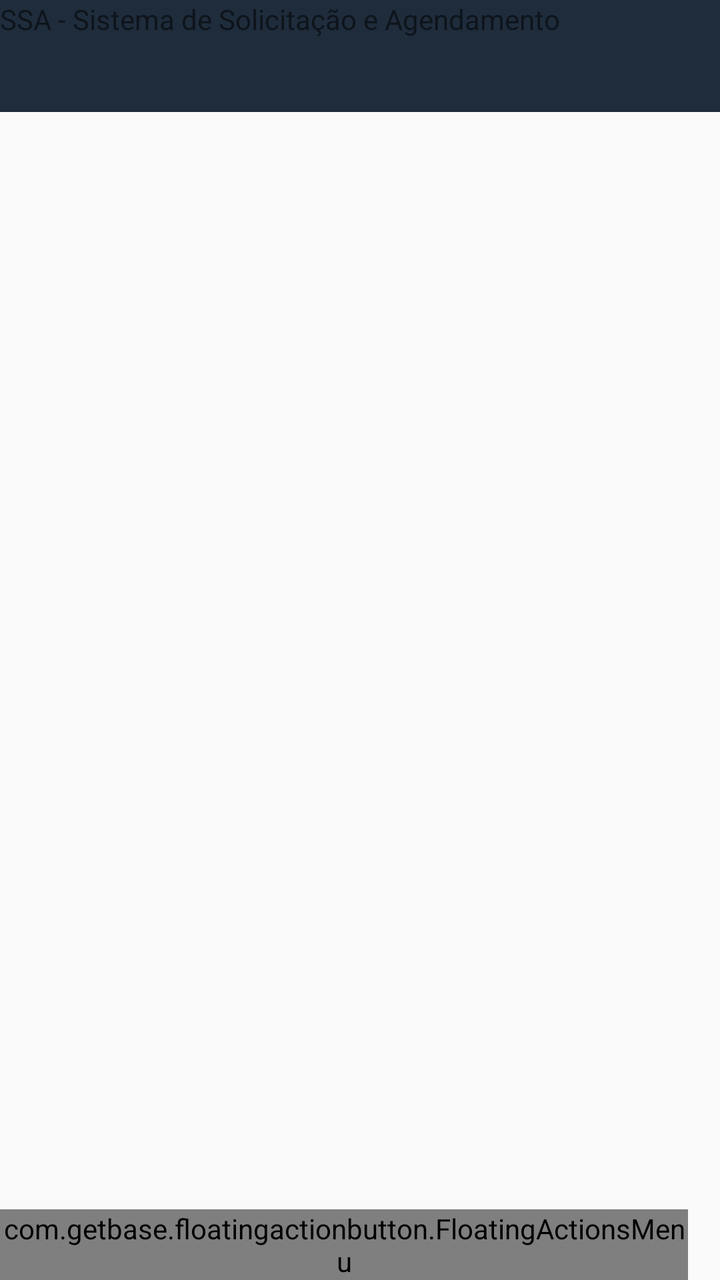
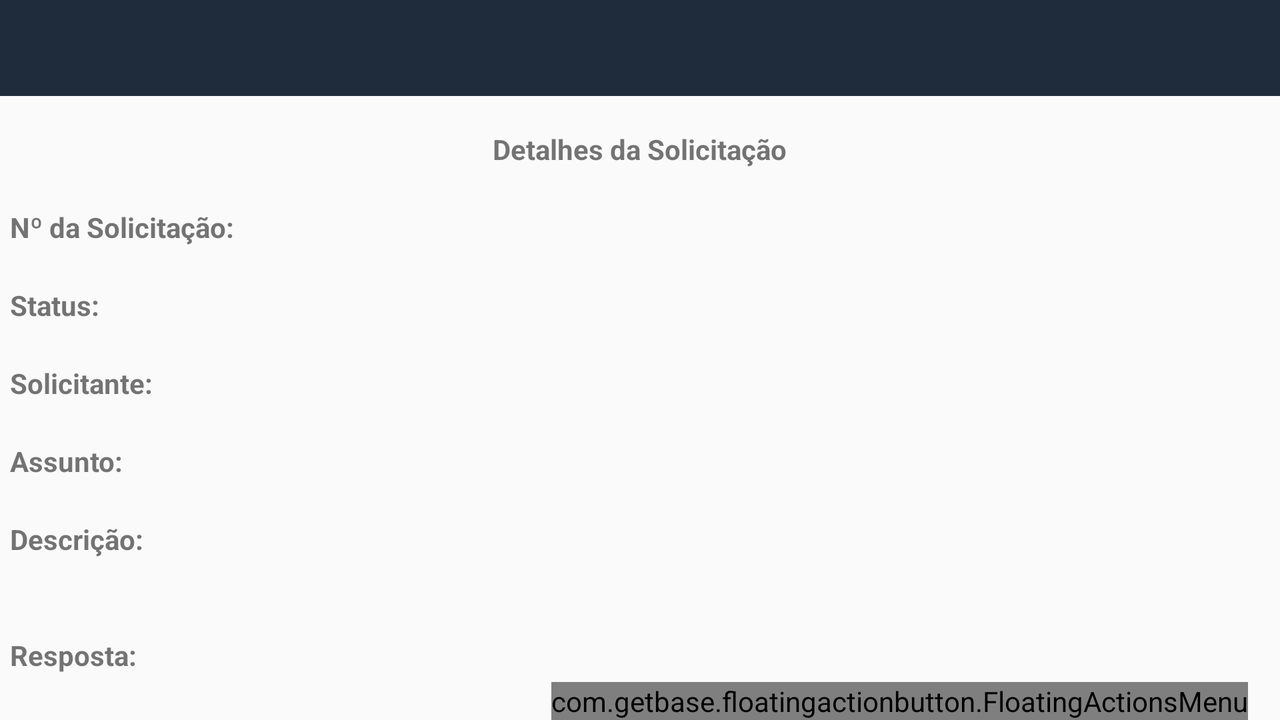

Two renders of one Android screen. The first uses the default layout on a phone; the second uses the alternative layout the repository ships for a different screen configuration, on a matching device. The two XML files are below.
<!-- AndroidManifest.xml: activity theme AppTheme.NoActionBar -->
<!-- res/layout/activity_solicitacao_detail.xml -->
<?xml version="1.0" encoding="utf-8"?>
<RelativeLayout
    xmlns:android="http://schemas.android.com/apk/res/android"
    xmlns:app="http://schemas.android.com/apk/res-auto"
    android:layout_width="match_parent"
    android:layout_height="match_parent">

    <android.support.design.widget.AppBarLayout
        android:layout_height="wrap_content"
        android:layout_width="match_parent"
        android:theme="@style/AppTheme.AppBarOverlay">

        <android.support.v7.widget.Toolbar
            android:id="@+id/toolbar"
            android:layout_width="match_parent"
            android:layout_height="?attr/actionBarSize"
            android:background="@color/blue"
            app:popupTheme="@style/AppTheme.PopupOverlay" />

    </android.support.design.widget.AppBarLayout>

        <TextView
            android:id="@+id/label_id_solicitacao"
            android:layout_width="wrap_content"
            android:layout_height="match_parent"
            android:text="@string/app_name"
            />

    <include layout="@layout/fab_menu"/>

</RelativeLayout>
<!-- res/layout/fab_menu.xml (included above) -->
<?xml version="1.0" encoding="utf-8"?>
<RelativeLayout
    android:id="@+id/layout_fab_menu"
    xmlns:android="http://schemas.android.com/apk/res/android"
    android:layout_width="match_parent"
    android:layout_height="wrap_content"
    android:descendantFocusability="blocksDescendants"
    xmlns:app="http://schemas.android.com/apk/res-auto">


    <com.getbase.floatingactionbutton.FloatingActionsMenu
        android:id="@+id/multiple_actions"
        android:layout_width="wrap_content"
        android:layout_height="wrap_content"
        android:layout_alignParentBottom="true"
        android:layout_alignParentRight="true"
        android:layout_alignParentEnd="true"
        app:fab_addButtonColorNormal="@color/white"
        app:fab_addButtonColorPressed="@color/white_pressed"
        app:fab_addButtonPlusIconColor="@color/half_black"
        app:fab_labelStyle="@style/menu_labels_style"
        android:layout_marginBottom="16dp"
        android:layout_marginRight="16dp"
        android:layout_marginEnd="16dp">

        <com.getbase.floatingactionbutton.FloatingActionButton
            android:id="@+id/action_new_solicitacao"
            android:layout_width="wrap_content"
            android:layout_height="wrap_content"
            app:fab_colorNormal="@color/white"
            app:fab_title="Nova Solicitação"
            app:fab_colorPressed="@color/white_pressed" />

        <com.getbase.floatingactionbutton.FloatingActionButton
            android:id="@+id/action_a"
            android:layout_width="wrap_content"
            android:layout_height="wrap_content"
            android:onClick="finish"
            app:fab_colorNormal="@color/white"
            app:fab_title="Sair"
            app:fab_colorPressed="@color/white_pressed" />

        <com.getbase.floatingactionbutton.FloatingActionButton
            android:id="@+id/action_b"
            android:layout_width="wrap_content"
            android:layout_height="wrap_content"
            app:fab_colorNormal="@color/white"
            app:fab_title="Ir para site unifor"
            app:fab_colorPressed="@color/white_pressed" />

    </com.getbase.floatingactionbutton.FloatingActionsMenu>

</RelativeLayout>
<!-- resources referenced by this layout -->
<resources>
  <color name="blue">#1f2c3c</color>
  <color name="half_black">#808080</color>
  <color name="white">#ffffff</color>
  <color name="white_pressed">#f1f1f1</color>
  <string name="app_name">SSA - Sistema de Solicitação e Agendamento</string>
  <style name="AppTheme.AppBarOverlay" parent="ThemeOverlay.AppCompat.Dark.ActionBar" />
  <style name="AppTheme.PopupOverlay" parent="ThemeOverlay.AppCompat.Light" />
  <style name="menu_labels_style">
          <item name="android:background">@drawable/fab_label_background</item>
          <item name="android:textColor">@color/white</item>
      </style>
  <style name="AppTheme.NoActionBar">
          <item name="windowActionBar">false</item>
          <item name="windowNoTitle">true</item>
      </style>
</resources>
<!-- res/layout-land/activity_solicitacao_detail.xml (the author's variant of the layout above) -->
<!-- drawn on the phone turned sideways -->
<?xml version="1.0" encoding="utf-8"?>
<RelativeLayout
    xmlns:android="http://schemas.android.com/apk/res/android"
    xmlns:app="http://schemas.android.com/apk/res-auto"
    android:layout_width="match_parent"
    android:layout_height="match_parent">

    <android.support.design.widget.AppBarLayout
        android:layout_height="wrap_content"
        android:layout_width="match_parent"
        android:theme="@style/AppTheme.AppBarOverlay">

        <android.support.v7.widget.Toolbar
            android:id="@+id/toolbar"
            android:layout_width="match_parent"
            android:layout_height="?attr/actionBarSize"
            android:background="@color/blue"
            app:popupTheme="@style/AppTheme.PopupOverlay" />

    </android.support.design.widget.AppBarLayout>

    <include layout="@layout/content_detail_solicitacao"/>

    <include layout="@layout/fab_menu"/>

</RelativeLayout>
<!-- res/layout/content_detail_solicitacao.xml (included above) -->
<?xml version="1.0" encoding="utf-8"?>
<RelativeLayout
    xmlns:android="http://schemas.android.com/apk/res/android"
    android:layout_width="match_parent"
    android:layout_height="match_parent">

    <TextView
        android:id="@+id/label_detalhes_solicitacao"
        android:layout_width="wrap_content"
        android:layout_height="wrap_content"
        android:layout_centerHorizontal="true"
        android:paddingTop="65dp"
        android:text="@string/solicitacao_detail"
        android:textStyle="bold"/>

    <TextView
        android:id="@+id/label_id_solicitacao"
        android:layout_width="wrap_content"
        android:layout_height="wrap_content"
        android:layout_below="@+id/label_detalhes_solicitacao"
        android:paddingTop="20dp"
        android:layout_marginLeft="5dp"
        android:layout_marginStart="5dp"
        android:text="@string/label_num_solicitacao"
        android:textStyle="bold"/>

    <TextView
        android:id="@+id/txt_id_solicitacao"
        android:layout_width="wrap_content"
        android:layout_height="wrap_content"
        android:layout_marginLeft="120dp"
        android:layout_marginStart="120dp"
        android:layout_below="@+id/label_detalhes_solicitacao"
        android:paddingTop="20dp"/>

    <TextView
        android:id="@+id/label_status_solicitacao_detail"
        android:layout_width="wrap_content"
        android:layout_height="wrap_content"
        android:layout_below="@+id/label_id_solicitacao"
        android:paddingTop="20dp"
        android:layout_marginLeft="5dp"
        android:layout_marginStart="5dp"
        android:text="@string/label_status"
        android:textStyle="bold"/>

    <TextView
        android:id="@+id/txt_status_solicitacao_detail"
        android:layout_width="wrap_content"
        android:layout_height="wrap_content"
        android:layout_marginLeft="52dp"
        android:layout_marginStart="52dp"
        android:layout_below="@+id/label_id_solicitacao"
        android:paddingTop="20dp"/>

    <TextView
        android:id="@+id/label_solicitante_detail"
        android:layout_width="wrap_content"
        android:layout_height="wrap_content"
        android:layout_below="@id/label_status_solicitacao_detail"
        android:paddingTop="20dp"
        android:layout_marginLeft="5dp"
        android:layout_marginStart="5dp"
        android:text="@string/label_solicitante"
        android:textStyle="bold"/>

    <TextView
        android:id="@+id/txt_solicitante_detail"
        android:layout_width="wrap_content"
        android:layout_height="wrap_content"
        android:layout_marginLeft="80dp"
        android:layout_marginStart="80dp"
        android:layout_below="@id/label_status_solicitacao_detail"
        android:paddingTop="20dp"/>

    <TextView
        android:id="@+id/label_assunto_solicitacao_detail"
        android:layout_width="wrap_content"
        android:layout_height="wrap_content"
        android:layout_below="@+id/label_solicitante_detail"
        android:paddingTop="20dp"
        android:layout_marginLeft="5dp"
        android:layout_marginStart="5dp"
        android:text="@string/label_assunto_solicitacao"
        android:textStyle="bold"/>

    <TextView
        android:id="@+id/txt_assunto_solicitacao_detail"
        android:layout_width="wrap_content"
        android:layout_height="wrap_content"
        android:layout_marginLeft="63dp"
        android:layout_marginStart="63dp"
        android:layout_below="@id/label_solicitante_detail"
        android:paddingTop="20dp"/>


    <TextView
        android:id="@+id/label_dsc_solicitacao_detail"
        android:layout_width="wrap_content"
        android:layout_height="wrap_content"
        android:layout_below="@id/label_assunto_solicitacao_detail"
        android:paddingTop="20dp"
        android:layout_marginLeft="5dp"
        android:layout_marginStart="5dp"
        android:text="@string/label_dsc_solicitacao"
        android:textStyle="bold"/>

    <TextView
        android:id="@+id/txt_dsc_solicitacao_detail"
        android:layout_width="wrap_content"
        android:layout_height="wrap_content"
        android:layout_below="@id/label_dsc_solicitacao_detail"
        android:layout_marginLeft="5dp"
        android:layout_marginStart="5dp"
        android:layout_marginRight="21dp"
        android:layout_marginEnd="21dp"/>

    <TextView
        android:id="@+id/label_resposta_solicitacao_detail"
        android:layout_width="wrap_content"
        android:layout_height="wrap_content"
        android:paddingTop="20dp"
        android:layout_marginLeft="5dp"
        android:layout_marginStart="5dp"
        android:layout_below="@+id/txt_dsc_solicitacao_detail"
        android:text="@string/label_resposta_solicitacao"
        android:textStyle="bold"/>

    <TextView
        android:id="@+id/txt_resposta_solicitacao_detail"
        android:layout_width="wrap_content"
        android:layout_height="wrap_content"
        android:layout_below="@+id/label_resposta_solicitacao_detail"
        android:layout_marginLeft="5dp"
        android:layout_marginStart="5dp"
        android:layout_marginRight="21dp"
        android:layout_marginEnd="21dp" />

</RelativeLayout>
<!-- resources referenced by the variant -->
<!-- as the phone turned sideways resolves them -->
<resources>
  <color name="blue">#1f2c3c</color>
  <color name="half_black">#808080</color>
  <color name="white">#ffffff</color>
  <color name="white_pressed">#f1f1f1</color>
  <string name="label_assunto_solicitacao">Assunto: </string>
  <string name="label_dsc_solicitacao">Descrição: </string>
  <string name="label_num_solicitacao">Nº da Solicitação: </string>
  <string name="label_resposta_solicitacao">Resposta: </string>
  <string name="label_solicitante">Solicitante: </string>
  <string name="label_status">Status: </string>
  <string name="solicitacao_detail">Detalhes da Solicitação</string>
  <style name="AppTheme.AppBarOverlay" parent="ThemeOverlay.AppCompat.Dark.ActionBar" />
  <style name="AppTheme.PopupOverlay" parent="ThemeOverlay.AppCompat.Light" />
  <style name="menu_labels_style">
          <item name="android:background">@drawable/fab_label_background</item>
          <item name="android:textColor">@color/white</item>
      </style>
  <style name="AppTheme.NoActionBar">
          <item name="windowActionBar">false</item>
          <item name="windowNoTitle">true</item>
      </style>
</resources>
